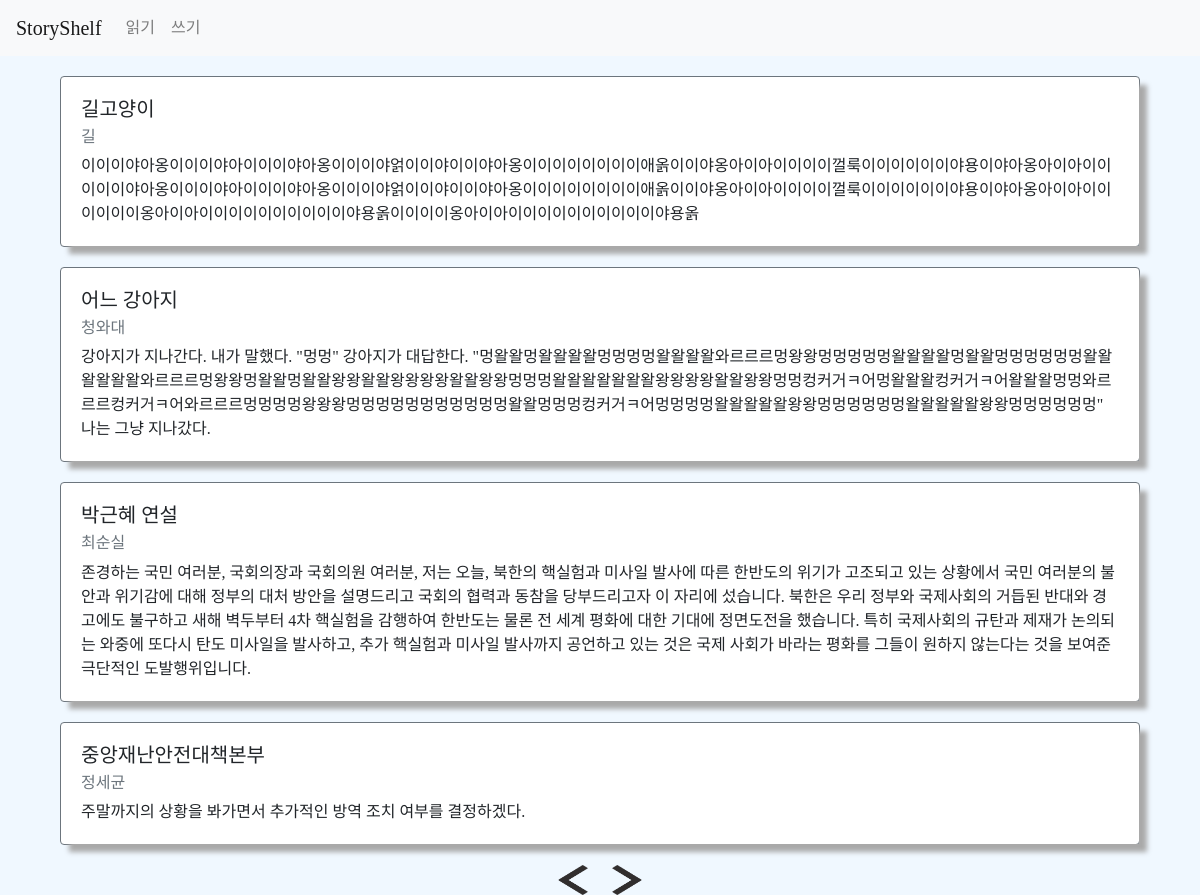
The app's page /app_storyshelf/read/?page=2 with its own data.
### app_storyshelf/models.py (models this page shows)
class Content(models.Model):
    book_name = models.CharField(max_length=50)
    author = models.CharField(max_length=30)
    content = models.TextField()
    created_at = models.DateTimeField(auto_now_add=True)

### app_storyshelf/views.py (the view)
# urls.py: path("read/", views.read, name="read"),
def read(request):
    Content.objects.order_by("-created_at")
    contents = Content.objects.all()
    paginator = Paginator(contents, 4)
    page = request.GET.get('page')
    items = paginator.get_page(page)
    context = {
        'contents': items
    }
    return render(request, "app_storyshelf/read.html", context)

### app_storyshelf/templates/app_storyshelf/read.html
{% extends 'app_storyshelf/base.html' %}
{% load static %}
{% block content %}
<div class="container">
    {% for item in contents %}
    <div class="row" style="margin:20px auto;">
        <div class="col-sm-12">
            <div class="card border-secondary">
                <div class="card-body" style="box-shadow: 8px 8px 5px #a9a9a9">
                    <h5 class="card-title t-m">{{ item.book_name }}</h5>
                    <h6 class="card-subtitle mb-2 text-muted beamin">{{ item.author }}</h6>
                    <p class="card-text s-co-md">{{ item.content }}</p>
                </div>
            </div>
        </div>
    </div>
    {% endfor %}
    <div class="row">
        <div class="col-sm-12 text-center">
            <div class="pagination">
                <span class="step-links text-center" style="width:100%;">
                    {% if contents.has_previous %}
                        <a href="?page={{ contents.previous_page_number }}"><img class="btn_direct" src = "{% static "app_storyshelf/img/left.png" %}"/></a>
                    {% endif %}
                    {% if contents.has_next %}
                        <a href="?page={{ contents.next_page_number }}"><img class="btn_direct" src = "{% static "app_storyshelf/img/right.png" %}"/></a>
                    {% endif %}
                </span>
            </div>
        </div>
    </div>
</div>
{% endblock %}

### app_storyshelf/templates/app_storyshelf/base.html (shortened to what this page needs)
{% load static %}
<html>
<head>
    <link rel="stylesheet" href="https://stackpath.bootstrapcdn.com/bootstrap/4.1.3/css/bootstrap.min.css">
    <link rel="stylesheet" href="{% static 'app_storyshelf/style.css' %}">
</head>
<body style="background: aliceblue">
    <nav class="navbar navbar-expand-lg navbar-light bg-light">
      <a class="navbar-brand beamin" href="/app_storyshelf/main">StoryShelf</a>
      <div class="collapse navbar-collapse" id="navbarNav">
        <ul class="navbar-nav">
          <li class="nav-item">
            <a class="nav-link t-m" href="/app_storyshelf/read">읽기</a>
          </li>
          <li class="nav-item">
            <a class="nav-link t-m" href="/app_storyshelf/write">쓰기</a>
          </li>
        </ul>
      </div>
    </nav>
    {% block content %}
    {% endblock %}
</body>
</html>

### app_storyshelf/static/app_storyshelf/style.css (style rules this page uses)
body { margin: 0; }
* { box-sizing: border-box; }
ul { padding-left: 10px; list-style-type: none; }
li>a { color: white; text-decoration: none; }
.btn_direct { width: 30px; height: 30px; margin-left: 10px; margin-right: 10px; }
.beamin { font-family: 'BMDOHYEON' }
.s-co-md { font-family: 'S-CoreDream-5Medium'; }
.t-m { font-family: 'TmoneyRoundWindExtraBold' }

### records on screen
Content: book_name "길고양이", author "길", content "이이이야아옹이이이야아이이이야아옹이이이야얽이이야이이야아옹이이이이이이이이애옭이이야옹아이아이이이이껄룩이이이이이이야용이야아옹아이아이이이이이야아옹이이이야아이이이야아옹이이이야얽이이야이이야아옹이이이이이이이이애옭이이야옹아이아이이이이껄룩이이이이이이야용이야아옹아이아이이이이이이옹아이아이이이이이이이이이이야용옭이이이이옹아이아이이이이이이이이이이야용옭"
Content: book_name "어느 강아지", author "청와대", content "강아지가 지나간다. 내가 말했다. \"멍멍\" 강아지가 대답한다. \"멍왈왈멍왈왈왈왈멍멍멍멍왈왈왈왈와르르르멍왕왕멍멍멍멍멍왈왈왈왈멍왈왈멍멍멍멍멍멍왈왈왈왈왈왈와르르르멍왕왕멍왈왈멍왈왈왕왕왈왈왕왕왕왕왈왈왕왕멍멍멍왈왈왈왈왈왈왈왕왕왕왕왈왈왕왕멍멍컹커거ㅋ어멍왈왈왈컹커거ㅋ어왈왈왈멍멍와르르르컹커거ㅋ어와르르르멍멍멍멍왕왕왕멍멍멍멍멍멍멍멍멍멍멍왈왈멍멍멍컹커거ㅋ어멍멍멍멍왈왈왈왈왈왕왕멍멍멍멍멍멍왈왈왈왈왈왕왕멍멍멍멍멍멍\" 나는 그냥 지나갔다."
Content: book_name "박근혜 연설", author "최순실", content "존경하는 국민 여러분, 국회의장과 국회의원 여러분, 저는 오늘, 북한의 핵실험과 미사일 발사에 따른 한반도의 위기가 고조되고 있는 상황에서 국민 여러분의 불안과 위기감에 대해 정부의 대처 방안을 설명드리고 국회의 협력과 동참을 당부드리고자 이 자리에 섰습니다. 북한은 우리 정부와 국제사회의 거듭된 반대와 경고에도 불구하고 새해 벽두부터 4차 핵실험을 감행하여 한반도는 물론 전 세계 평화에 대한 기대에 정면도전을 했습니다. 특히 국제사회의 규탄과 제재가 논의되는 와중에 또다시 탄도 미사일을 발사하고, 추가 핵실험과 미사일 발사까지 공언하고 있는 것은 국제 사회가 바라는 평화를 그들이 원하지 않는다는 것을 보여준 극단적인 도발행위입니다."
Content: book_name "중앙재난안전대책본부", author "정세균", content "주말까지의 상황을 봐가면서 추가적인 방역 조치 여부를 결정하겠다."
